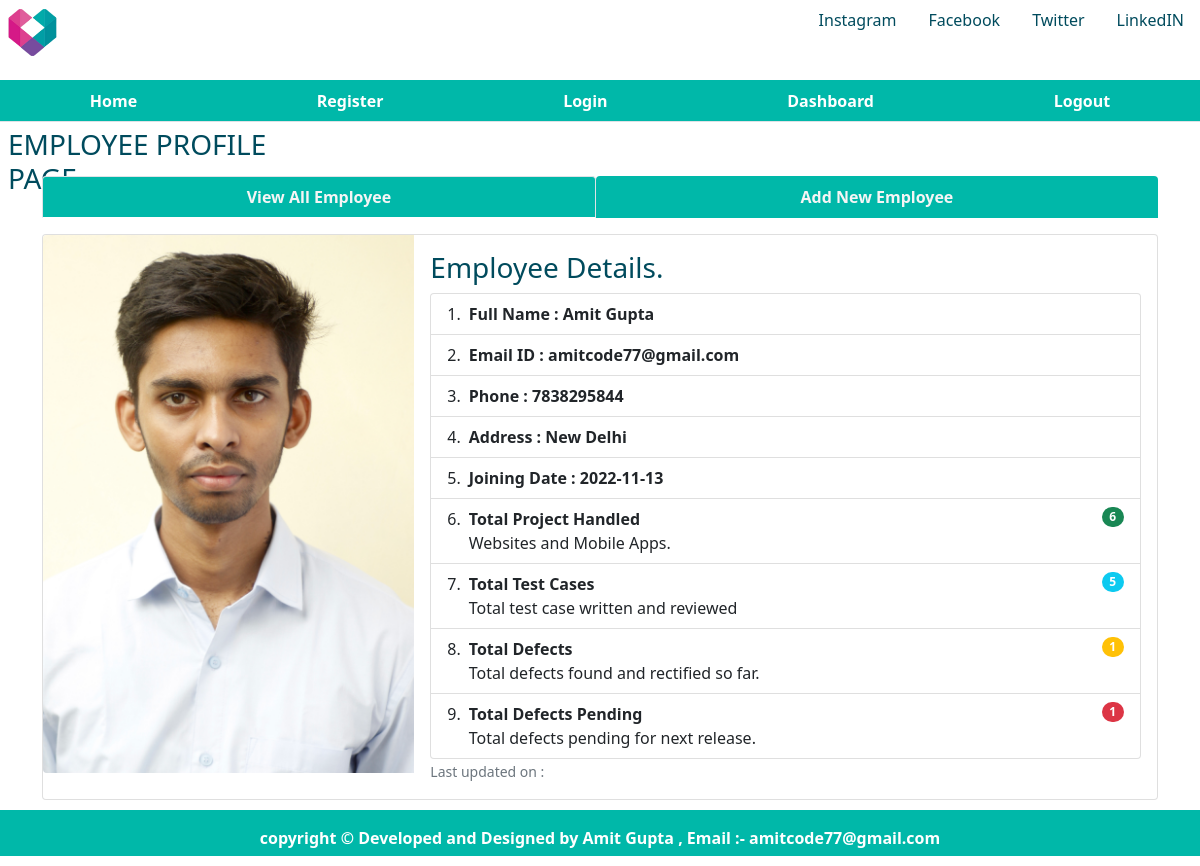
The page /singleemp/1 on the database its author committed.
### database.py (models this page shows, shortened)
class Employee(db.Model):
    empid = db.Column(db.Integer, primary_key=True, autoincrement=True)
    name = db.Column(db.String(50), unique=False, nullable=False)
    email = db.Column(db.String(20), unique=False, nullable=False)
    phone = db.Column(db.Integer, unique=False, nullable=False)
    address = db.Column(db.String(100), unique=False, nullable=False)
    joining_date = db.Column(db.Date, unique=False, nullable=False)
    total_projects = db.Column(db.Integer, unique=False, nullable=False)
    total_test_case = db.Column(db.Integer, unique=False, nullable=False)
    total_defect_found = db.Column(db.Integer, unique=False, nullable=False)
    total_defects_pending = db.Column(db.Integer, unique=False, nullable=False)

### app.py (the view)
@app.route('/singleemp/<int:empid>')
def singleemp(empid):
    user = get_current_user()
    emp_cur = Employee.query.filter_by(empid=empid)
    single_emp = emp_cur.first()
    return render_template('singleEmployeeProfile.html', user=user, single_emp=single_emp)

### app.py (called while the page is built)
@app.teardown_appcontext
def close_database(error):
    if hasattr(g, 'employeeapplication'):
        g.employeeapplication.close()

def get_current_user():
    user = None
    if 'user' in session:
        user = session['user']
        user_cur = Users.query.filter_by(name=user)
        user = user_cur.first()
    return user

### templates/singleEmployeeProfile.html (shortened to what this page needs)
{% extends 'layout.html' %}
{% block css %}
<link rel="stylesheet" href="{{ url_for('static',filename='singleemp.css') }}" type="text/css">
{% endblock %}
{% block body %}
<div class="child child4">
    <h3 class="m-2">EMPLOYEE PROFILE PAGE</h3>
</div>
<div class="child child5" style="color:rgb(0, 75, 93);">
</div>
<div class="child child6 container">
    <ul class="nav nav-tabs nav-fill mb-3">
        <li class="nav-item">
            <a class="nav-link active" aria-current="page" href="{{ url_for('dashboard') }}"
                style=" background-color: #00B8A9;; color:whitesmoke;"> <b>View All Employee </b></a>
        </li>
        <li class="nav-item">
            <a class="nav-link" style=" background-color: #00B8A9;; color:whitesmoke;"
                href="{{ url_for('addnewemp') }}"> <b>Add
                    New Employee </b></a>
        </li>
    </ul>
    <div class="centercontent">
        <div class="card">
            <div class="row g-0">
                <div class="col-md-4">
                    <img src="{{ url_for('static',filename='emp.jpg') }}" class="img-fluid rounded-start"
                        alt="employee image">
                </div>
                <div class="col-md-8">
                    <div class="card-body">
                        <h3 class="card-title">Employee Details.</h3>
                        {%if single_emp %}
                        <ul class="list-group list-group-numbered">
                            <li class="list-group-item d-flex justify-content-between align-items-start">
                                <div class="ms-2 me-auto">
                                    <div class="fw-bold">Full Name : {{single_emp['name']}}</div>
                                </div>
                            <li class="list-group-item d-flex justify-content-between align-items-start">
                                <div class="ms-2 me-auto">
                                    <div class="fw-bold">Email ID : {{single_emp['email']}}</div>
                                </div>
                            <li class="list-group-item d-flex justify-content-between align-items-start">
                                <div class="ms-2 me-auto">
                                    <div class="fw-bold">Phone : {{single_emp['phone']}}</div>
                                </div>
                            <li class="list-group-item d-flex justify-content-between align-items-start">
                                <div class="ms-2 me-auto">
                                    <div class="fw-bold">Address : {{single_emp['address']}}</div>
                                </div>
                            </li>
                            <li class="list-group-item d-flex justify-content-between align-items-start">
                                <div class="ms-2 me-auto">
                                    <div class="fw-bold">Joining Date : {{single_emp['joining_date']}}</div>
                                </div>
                            </li>
                            <li class="list-group-item d-flex justify-content-between align-items-start">
                                <div class="ms-2 me-auto">
                                    <div class="fw-bold">Total Project Handled</div>
                                    Websites and Mobile Apps.
                                </div>
                                <span class="badge bg-success rounded-pill">{{single_emp['total_projects']}}</span>
                            </li>
                            <li class="list-group-item d-flex justify-content-between align-items-start">
                                <div class="ms-2 me-auto">
                                    <div class="fw-bold">Total Test Cases</div>
                                    Total test case written and reviewed
                                </div>
                                <span class="badge bg-info rounded-pill">{{single_emp['total_test_case']}}</span>
                            </li>
                            <li class="list-group-item d-flex justify-content-between align-items-start">
                                <div class="ms-2 me-auto">
                                    <div class="fw-bold">Total Defects</div>
                                    Total defects found and rectified so far.
                                </div>
                                <span class="badge bg-warning rounded-pill">{{single_emp['total_defect_found']}}</span>
                            </li>
                            <li class="list-group-item d-flex justify-content-between align-items-start">
                                <div class="ms-2 me-auto">
                                    <div class="fw-bold">Total Defects Pending</div>
                                    Total defects pending for next release.
                                </div>
                                <span
                                    class="badge bg-danger rounded-pill">{{single_emp['total_defects_pending']}}</span>
                            </li>
                        </ul>
                        {% endif %}
                        <p class="card-text"><small class="text-muted">Last updated on : </small></p>
                    </div>
                </div>
            </div>
        </div>
    </div>
</div>
{% endblock %}

### static/singleemp.css (style rules this page uses)
html, body { height: 100%; background-color: white; color: rgb(0, 75, 93); }
.child { margin-bottom: 10px; }
.child4 { grid-column: 1/2; grid-row: 3/4; }
.child5 { grid-column: 4/5; grid-row: 3/4; text-align:center; }
.child6 { grid-column: 1/-1; grid-row: 4/5; }

### rows shown on the page
Employee: name "Amit Gupta", email "amitcode77@gmail.com", phone "7838295844", address "New Delhi", joining_date "2022-11-13", total_projects "6", total_test_case "5", total_defect_found "1", total_defects_pending "1"
